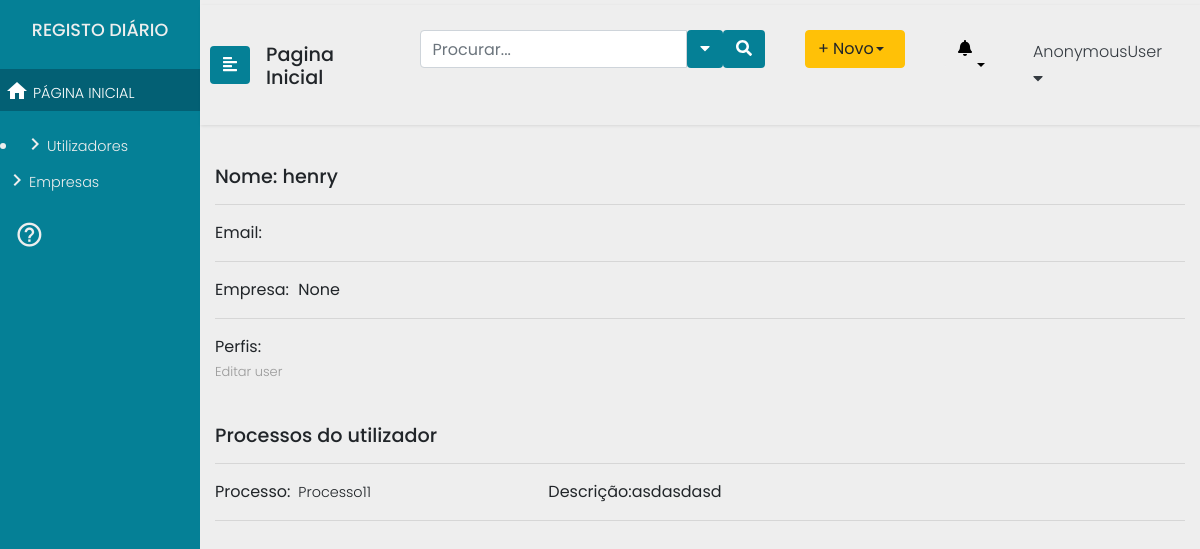
The page /utilizadores/UserDetail/5 on the database its author committed.
### Users/models.py (models this page shows)
class User(AbstractUser):
    id = models.AutoField(db_column='ID',primary_key=True)
    username = models.CharField(db_column='UserName',
                                max_length=255,
                                unique=True,
                                blank=True,
                                null=True)
    useremail = models.CharField(db_column='UserEmail',
                                 max_length=255,
                                 blank=True,
                                 null=True)
    password = models.CharField(db_column='Password',
                                max_length=255,
                                blank=True, null=True)
    organization = models.ForeignKey(Organization, null=True,blank=True, on_delete=models.SET_NULL)
    class Meta:
        managed = True
        db_table = 'User'
        permissions = (
            ("test_GProc", "Teste de permissao geral Gestor de Processos"),
            ("test_Analist", "Teste de permissao geral Analista"),
            ("test_Func", "Teste de permissao geral Funcionário"),
            ("test_Admin", "Teste de permissao geral Administrador"),)

### processes/models.py (models this page shows)
class Process(models.Model):
    process_name = models.CharField(max_length=200)
    user = models.ForeignKey(User, null=True, on_delete=models.SET_NULL)
    creation_date = models.DateTimeField("date created", default=django.utils.timezone.now())
    description = models.TextField(max_length=200)
    def __str__(self):
        return self.process_name

### Users/views.py (the view)
# urls.py: path("utilizadores/UserDetail/<int:pk>",views.UserDetail.as_view(), name="UserDetail"  ),
class UserDetail(DetailView):
	model = User
	def get_context_data(self, **kwargs):
		context = super().get_context_data(**kwargs)
		context['logged_user'] = self.request.user
		context['procs'] = Process.objects.all()
		return context

### templates/users/user_detail.html (shortened to what this page needs)
{% extends "processes/header2.html" %}
{% block content %}
{% include "processes/includes/sidenav_admin2.html" %}
<div class="container">
<h3>Nome: {{object.username}}</h3>
<hr>
    <div class="row">
        <div class="col-sm-1">Email: </div>
        <div class="col-sm-1"> {{object.email}}</div>
        </div>
        <hr>
 <div class="row">
        <div class="col-sm-1"> Empresa:</div>
        <div class="col-sm-1">{{object.organization}}</div>
    </div>
  <hr>
    <div class="row">
        <div class="col-sm-1">Perfis: </div>
</div>
<p><a href="/utilizadores/UserUpdate/{{object.id}}"> Editar user </a></p>
<br>
<h3>Processos do utilizador</h3>
<hr>
{% for proc in procs %}
{% if proc.user.id == object.id %}
<div class="row">
<div class="col-sm-1"> Processo:</div>
<div class="col-sm-3"><a href="/processos/ProcessDetail/{{proc.id}}">{{proc}}</a></div>
<div class="col-sm-1"> Descrição:</div>
<div class="col-sm-4">{{proc.description}}</div>
</div>
{% endif %}
{% endfor %}
<hr>
</div>
{% endblock %}

### processes/static/processes/css/menu.css (style rules this page uses)
body { font-family: 'Poppins', sans-serif; background: #eee; }
h3 { font-family: 'Poppins', sans-serif; font-size: 1.2em; }
p,a { font-family: 'Poppins', sans-serif; font-size: 0.9em; font-weight: 300; line-height: 1.7em; color: #999; }
a,a:hover,a:focus { color: inherit; text-decoration: none; transition: all 0.3s; }

### rows shown on the page
User: username "henry", organization "None"
Process: process_name "Processo11", description "asdasdasd"

### other values the page prints
{{ logged_user }} "AnonymousUser"
